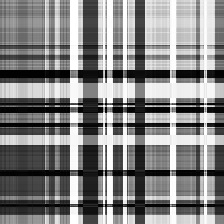
#> input picture ON-process/2012-11-28.png, 224 x 224 px, found by its file name
$ jupyter execute --allow-errors washer-data.ipynb   (shell and % lines are left out)
#> lines starting #> are read from the running program, lines starting #| are printed output that depends on the picture
[cell 1]
import pandas as pd
import numpy as np
import timeit
import matplotlib.pyplot as plt
from pyts.image import GramianAngularField

#> (a cell that did not finish here is left out)

[cell 3]
# [45 lines left out: function ceated_deactiveimage, not called in this run]

[cell 4]
folder_names = ['OFF_WasherDryer']
file_name = ['washerdryer_building1']
#> (the rest of this cell did not finish here and is left out)

[cell 5]
import os
path = '/Users/gracepichar/Documents/GitHub/Data-Science-project/OFF_WasherDryer'
#> (the rest of this cell did not finish here and is left out)

[cell 6]
import numpy as np
import seaborn as sns
import matplotlib.pyplot as plt
from PIL import Image
from PIL import Image, ImageOps
Image.MAX_IMAGE_PIXELS = 1000000000

#> (a cell that did not finish here is left out)

# Apply Singular value decomposition (SVD)

* washer drayer

Compute top k variance

[cell 8]
img = Image.open('/Users/gracepichar/Documents/GitHub/Data-Science-project/OFF-process/OFF_WasherDryer_reshape/2012-11-28.png')
#> img is the input picture: PIL image 224x224 L; min 2, max 255, mean 131.7
imggray = img.convert('LA')

imgmat = np.array(list(imggray.getdata(band=0)), float)
imgmat.shape = (imggray .size[1], imggray.size[0])
imgmat = np.matrix(imgmat)

U, sigma, V = np.linalg.svd(imgmat)
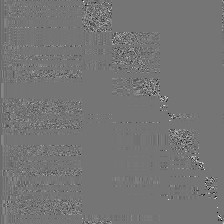
#> U: shape (224, 224) float64; min -0.752, max 0.877, mean -0.000349; drawn with min black and max white
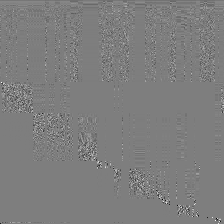
#> V: shape (224, 224) float64; min -0.871, max 0.89, mean -0.000174; drawn with min black and max white
#> sigma = 224 values, max 34045.4 at index 0, min 1.04e-12 at index 223, mean 197.5
var_explained = np.round(sigma**2/np.sum(sigma**2), decimals=6)
#> var_explained = 224 values, max 0.963 at index 0, min 0 at index 14, mean 0.00446

# Variance explained top Singular vectors
print(f'variance Explained by Top 20 singular values:\n{var_explained[0:20]}')
#| variance Explained by Top 20 singular values:
#| [9.63102e-01 3.26450e-02 3.82000e-03 3.10000e-04 9.00000e-05 1.70000e-05
#|  5.00000e-06 3.00000e-06 1.00000e-06 1.00000e-06 1.00000e-06 1.00000e-06
#|  1.00000e-06 1.00000e-06 0.00000e+00 0.00000e+00 0.00000e+00 0.00000e+00
#|  0.00000e+00 0.00000e+00]

sns.barplot(x=list(range(1, 21)),
            y=var_explained[0:20], color="dodgerblue")

plt.title('Variance Explained Graph')
plt.xlabel('Singular Vector', fontsize=16)
plt.ylabel('Variance Explained', fontsize=16)
plt.tight_layout()
plt.show()
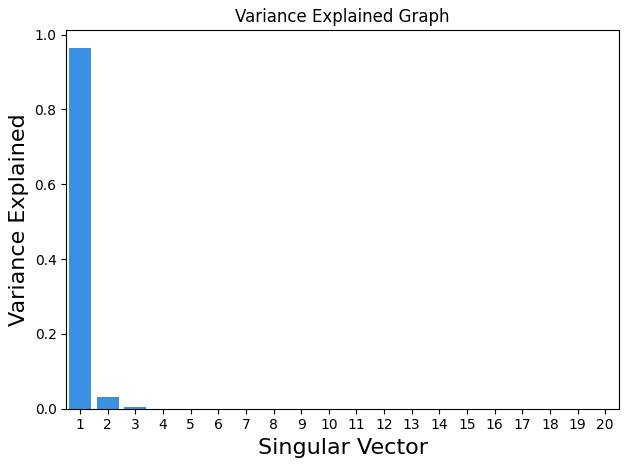
#> figure drawn by matplotlib, 1 panel; tallest bar 0.963 high, from x = -0.4 to 0.4

$ run again, with ON-process/2012-11-14.png copied over ON-process/2012-11-28.png
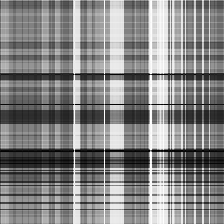
#> input picture ON-process/2012-11-14.png, 224 x 224 px, found by its file name
#> img is the input picture: PIL image 224x224 L; min 2, max 255, mean 131.3
#> `U, sigma, V = np.linalg.svd(imgmat)`:
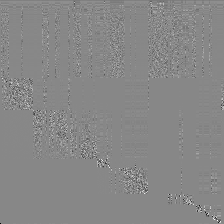
#> V: shape (224, 224) float64; min -0.987, max 0.865, mean -0.000185; drawn with min black and max white
#> sigma = 224 values, max 32241.6 at index 0, min 3.42e-13 at index 223, mean 167.5
#> var_explained = 224 values, max 0.989 at index 0, min 0 at index 11, mean 0.00446
#| variance Explained by Top 20 singular values:
#| [9.893e-01 9.710e-03 8.780e-04 6.000e-05 2.600e-05 1.300e-05 4.000e-06
#|  2.000e-06 1.000e-06 1.000e-06 1.000e-06 0.000e+00 0.000e+00 0.000e+00
#|  0.000e+00 0.000e+00 0.000e+00 0.000e+00 0.000e+00 0.000e+00]
#> `plt.show()`:
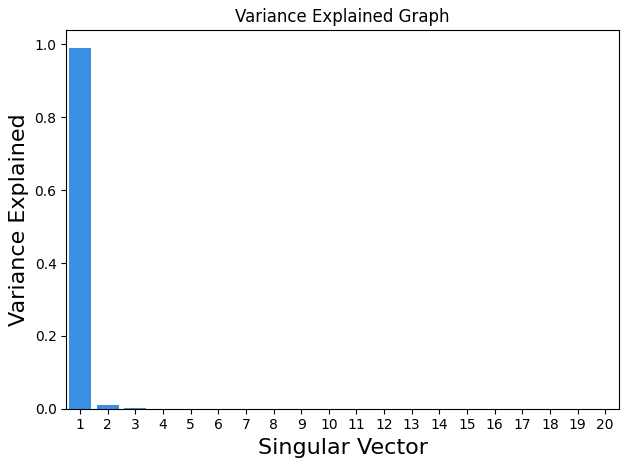
#> figure drawn by matplotlib, 1 panel; tallest bar 0.989 high, from x = -0.4 to 0.4

$ run again, with ON-process/2013-10-23.png copied over ON-process/2012-11-28.png
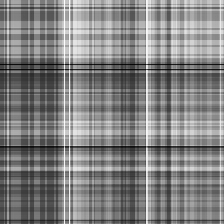
#> input picture ON-process/2013-10-23.png, 224 x 224 px, found by its file name
#> img is the input picture: PIL image 224x224 L; min 4, max 254, mean 129.6
#> `U, sigma, V = np.linalg.svd(imgmat)`:
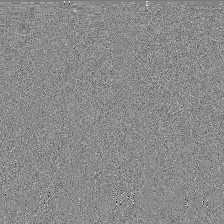
#> V: shape (224, 224) float64; min -0.587, max 0.491, mean -0.000301; drawn with min black and max white
#> sigma = 224 values, max 30660.9 at index 0, min 0.023 at index 223, mean 152.7
#> var_explained = 224 values, max 0.997 at index 0, min 0 at index 14, mean 0.00446
#| variance Explained by Top 20 singular values:
#| [9.9663e-01 3.1670e-03 1.4800e-04 2.9000e-05 7.0000e-06 2.0000e-06
#|  2.0000e-06 2.0000e-06 1.0000e-06 1.0000e-06 1.0000e-06 1.0000e-06
#|  1.0000e-06 1.0000e-06 0.0000e+00 0.0000e+00 0.0000e+00 0.0000e+00
#|  0.0000e+00 0.0000e+00]
#> `plt.show()`:
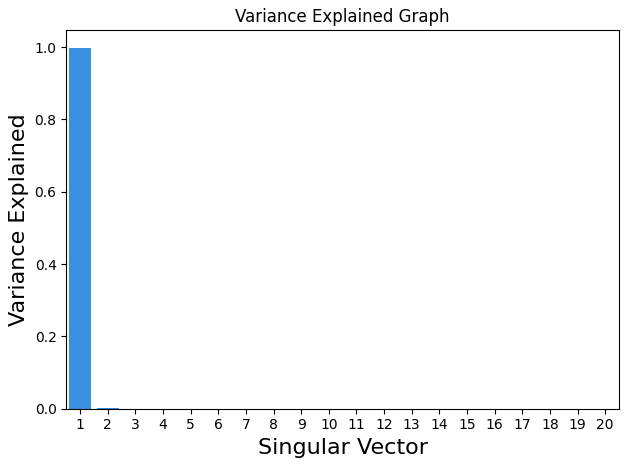
#> figure drawn by matplotlib, 1 panel; tallest bar 0.997 high, from x = -0.4 to 0.4

$ run again, with ON-process/2013-11-4.png copied over ON-process/2012-11-28.png
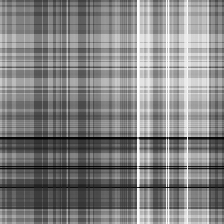
#> input picture ON-process/2013-11-4.png, 224 x 224 px, found by its file name
#> img is the input picture: PIL image 224x224 L; min 2, max 255, mean 129.8
#> `U, sigma, V = np.linalg.svd(imgmat)`:
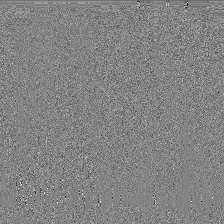
#> V: shape (224, 224) float64; min -0.53, max 0.498, mean -0.000177; drawn with min black and max white
#> sigma = 224 values, max 31053.8 at index 0, min 0.0139 at index 223, mean 158.5
#> var_explained = 224 values, max 0.994 at index 0, min 0 at index 15, mean 0.00446
#| variance Explained by Top 20 singular values:
#| [9.94397e-01 5.18500e-03 3.06000e-04 5.90000e-05 2.30000e-05 1.00000e-05
#|  3.00000e-06 2.00000e-06 2.00000e-06 2.00000e-06 1.00000e-06 1.00000e-06
#|  1.00000e-06 1.00000e-06 1.00000e-06 0.00000e+00 0.00000e+00 0.00000e+00
#|  0.00000e+00 0.00000e+00]
#> `plt.show()`:
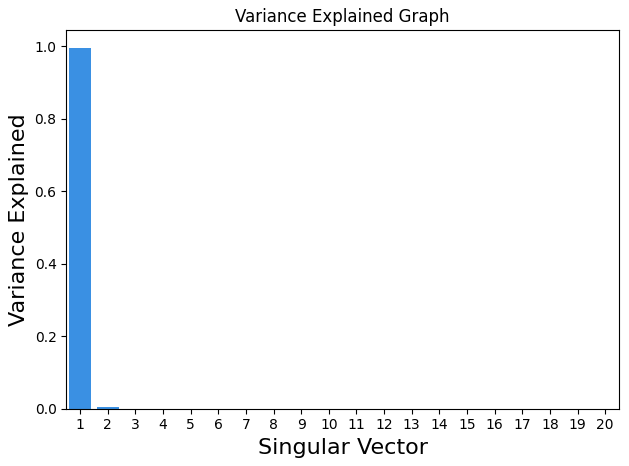
#> figure drawn by matplotlib, 1 panel; tallest bar 0.994 high, from x = -0.4 to 0.4
